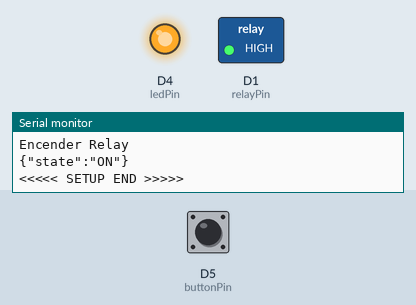
A program run on a simulated ESP8266 (Wemos D1 mini). Parts: switched loads named in the program (green lamp = pin HIGH), output pins drawn as LEDs (lit = HIGH), the last lines printed to the serial monitor. Inputs (shaded band) come from the test bench; at power-on: D5 (buttonPin) HIGH. WiFi joins after 1.5 s; servers stay silent unless stated; no MQTT or app messages arrive unless stated.

Above: at 2.7 s.
2.8 s: D5 (buttonPin) pulled LOW for 0.15 s
At 4.0 s:
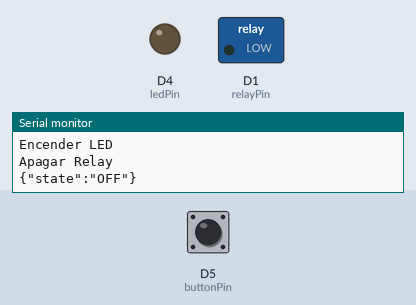
7.4 s: D5 (buttonPin) pulled LOW for 1 s
At 8.7 s:
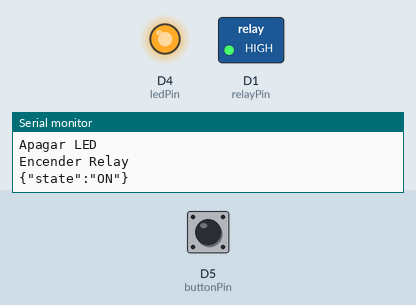
9.9 s: D5 (buttonPin) pulled LOW for 3.2 s
At 10.6 s:
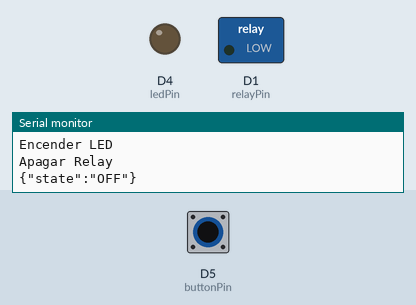
Timing chart, 0 to 12.9 s (numbered marks = the images above; inputs shaded):
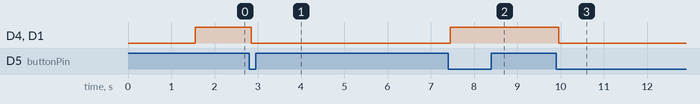

The program:

main.cpp
```cpp
#include <Arduino.h>

#include <ESP8266WiFi.h>
#include <PubSubClient.h>

IPAddress broker(192, 168, 2, 101); // Casa

const int relayPin = D1;
const int ledPin = D4;
const int buttonPin = D5;
const int LDRPin = A0;

const char* ssid     = "Papillon"; //Naviter"; //
const char* password = "70445312"; //N4v1t3rWIFI2015"; //

const char* devID = "Lamp1";
// const char* devUS = "dev02";
// const char* devPW = "dev02";

const char* devTopic = "PapillonIoT/Lamp1/+";

const unsigned long debounceDelay = 50;    // the debounce time; increase if the output flickers

const int thresholdLDR = 700; // Light level to turn on Lamp
const int delayLDR = 200; //ms

int status = WL_IDLE_STATUS;   // the Wifi radio's status

// Initialize the Ethernet client object
WiFiClient WIFIclient;

PubSubClient client(WIFIclient);

bool estadoLampara = true;
bool viejoEstadoLampara = true;
bool forzarEstado = false;
int buttonState;             // the current reading from the input pin
int lastButtonState = LOW;   // the previous reading from the input pin
unsigned long lastDebounceTime = 0;  // the last time the output pin was toggled

/////////////////////////////////////
//
// CUSTOM HW FUNCITONS
//
/////////////////////////////////////

void controlLED (bool OnOff)
{
  if (OnOff) {
    Serial.println("Encender LED");
    digitalWrite(LED_BUILTIN, LOW);   // turn the LED on (LOW is the voltage level)
  }
  else {
    Serial.println("Apagar LED");
    digitalWrite(LED_BUILTIN, HIGH);   // turn the LED off (HIGH is the voltage level)
  }
}

void controlRelay (bool OnOff)
{
  if (OnOff) {
    Serial.println("Encender Relay");
    digitalWrite(relayPin, HIGH);   // turn the RELAY on (HIGH is the voltage level)
  }
  else {
    Serial.println("Apagar Relay");
    digitalWrite(relayPin, LOW);   // turn the RELAY off (LOW is the voltage level)
  }
}

void controlLampara (bool OnOff)
{
  estadoLampara = OnOff;

  if (OnOff) {
    Serial.println("Encender Lampara");
    controlLED(false);
    controlRelay(true);
  }
  else {
    Serial.println("Apagar Lampara");
    controlLED(true);
    controlRelay(false);
  }
}

void controlButton()
{
  // read the state of the switch into a local variable:
  int reading = digitalRead(buttonPin);

  // check to see if you just pressed the button
  // (i.e. the input went from LOW to HIGH), and you've waited long enough
  // since the last press to ignore any noise:

  // If the switch changed, due to noise or pressing:
  if (reading != lastButtonState) {
    // reset the debouncing timer
    lastDebounceTime = millis();
  }

  if ((millis() - lastDebounceTime) > debounceDelay) {
    // whatever the reading is at, it's been there for longer than the debounce
    // delay, so take it as the actual current state:

    // if the button state has changed:
    if (reading != buttonState) {
      buttonState = reading;

      // only toggle the LED if the new button state is HIGH
      if (buttonState == LOW) {
        estadoLampara = !estadoLampara;
      }
    }
  }

  // save the reading. Next time through the loop, it'll be the lastButtonState:
  lastButtonState = reading;
}

void controlLDR()
{
  if (forzarEstado) {
    // We terminate here
    return;
  }

  int sensorValue = analogRead(LDRPin);

  if (estadoLampara && sensorValue < thresholdLDR) {
    // Hay luz, apagamos
    estadoLampara = false;
  } else if (!estadoLampara && sensorValue >= thresholdLDR) {
    // No hay luz, encendemos
    estadoLampara = true;
  }

  delay(delayLDR);
}

void updateLampara()
{
  // Read analog
//  controlLDR();

  // Read button
  controlButton();

}


/////////////////////////////////////
//
// MQTT FUNCTIONS
//
/////////////////////////////////////

//print any message received for subscribed topic
void callback(char* topic, byte* payload, unsigned int length) {
  String sTopic = topic;
  String sCommand = sTopic.substring(sTopic.lastIndexOf("/") + 1);

  Serial.print("Message arrived [");
  Serial.print(topic);
  Serial.print("] ");

  String sPayload = "";
  for (unsigned int i=0; i < length; i++) {
    sPayload += (char)payload[i];
  }
  Serial.println(sPayload);

  Serial.println("Command: " + sCommand);

  if (sCommand == "set") {
      if (sPayload == "ON") {
        controlLampara(true);
      } else {
        controlLampara(false);
      }
  }

/*
  if (sCommand == "ledoff") {
      if (sPayload == "ON") {
        controlLED(true);
      } else {
        controlLED(false);
      }
  } else if (sCommand == "relay") {
      forzarEstado = true;
      if (sPayload == "ON") {
        estadoLampara = true;
      } else {
        estadoLampara = false;
      }
  } else if (sCommand == "cmd1off") {
    Serial.println("Comando 1, Payload: " + sPayload);
    controlLED(true);
    delay(100);
    controlLED(false);
    digitalWrite(LED_BUILTIN, HIGH);   // turn the LED on (HIGH is the voltage level)
  } else if (sCommand == "cmd2off") {
    Serial.println("Comando 2, Payload: " + sPayload);
    controlLED(true);
    delay(100);
    controlLED(false);
    delay(200);
    controlLED(true);
    delay(100);
    controlLED(false);
  } else if (sCommand == "cmd3off") {
    Serial.println("Comando 3, Payload: " + sPayload);
    controlLED(true);
    delay(100);
    controlLED(false);
    delay(200);
    controlLED(true);
    delay(100);
    controlLED(false);
    delay(200);
    controlLED(true);
    delay(100);
    controlLED(false);
  } else {
      Serial.println("Invalid command!");
  }
*/
}

bool mqttReconnect() {
  int tries = 0;
  // Loop until we're reconnected
  while (!client.connected() && (tries < 10)) {
    Serial.print("Attempting MQTT connection...");
    // Attempt to connect, just a name to identify the client
    if (client.connect(devID)) { //}, devUS, devPW)) {
      Serial.println("connected");
      // ... and resubscribe
      client.subscribe(devTopic);
    } else {
      Serial.print("failed, rc=");
      Serial.print(client.state());
      Serial.println(" try again in 3 seconds");
      // Wait 5 seconds before retrying
      delay(3000);
      tries++;
    }
  }
  if (tries == 10) {
    Serial.println("Too many trials, no MQTT connection was possible");
    return false;
  } else {
    return true;
  }
}

bool connectNetwork(bool outDebug = true) {
  int tries = 0;

  if (outDebug) Serial.println("Trying Main WiFi");
  while ((WiFi.status() != WL_CONNECTED) && (tries < 10)) {
    delay(500);
    if (outDebug) Serial.print(".");
    tries++;
  }
  if (outDebug) Serial.println();

  if (tries == 10) {
    Serial.println("Too many trials, no WiFi connection was possible");
    return false;
  } else {
    if (outDebug) Serial.println("WiFi connected");
    if (outDebug) Serial.println("IP address: ");
    if (outDebug) Serial.println(WiFi.localIP());

    return mqttReconnect();
  }
}

void notificarBroker(bool OnOff) {
  String payload = "{\"state\":";
  if (OnOff)
    payload += "\"ON\"";
  else
    payload += "\"OFF\"";
  payload += "}";

  Serial.println(payload);

  client.publish("PapillonIoT/Lamp1/status", (char*) payload.c_str());

}

/////////////////////////////////////
//
// Setup board
//
/////////////////////////////////////

void setup() {
  // initialize serial for debugging
  Serial.begin(115200);
  Serial.println("<<<<< SETUP START >>>>>");
  // initialize WiFi
  WiFi.mode(WIFI_STA);
  WiFi.begin(ssid, password);

  // configure MQTT server
  client.setServer(broker, 1883);
  client.setCallback(callback);

  if (connectNetwork()) {
    Serial.println("Network OK");
  } else {
    Serial.println("Network Problem. We will try again in Loop");
  }

  // Set Relay
  pinMode(relayPin, OUTPUT);

  // initialize digital pin LED_BUILTIN as an output.
  pinMode(ledPin, OUTPUT);

  // Set Button
  pinMode(buttonPin, INPUT_PULLUP);

  // Estado inicial
  controlLampara(estadoLampara);
  notificarBroker(estadoLampara);
  Serial.println("<<<<< SETUP END >>>>>");
}

/////////////////////////////////////
//
// Process loop
//
/////////////////////////////////////

void loop() {
  viejoEstadoLampara = estadoLampara;

  if (connectNetwork(false)) {
    // Serial.println("Loop with Network OK");
    client.loop();
  } else {
    Serial.println("Loop with Network Problem. We will try again in next Loop");
  }

  // Update Lampara Status and sensors
  updateLampara();

  // Check new status
  if (estadoLampara != viejoEstadoLampara) {
     // set the Lampara:
    controlLampara(estadoLampara);
    notificarBroker(estadoLampara);
  }

}
```

Measured:
- after the input at 2.8 s, D4 (ledPin), D1 (relayPin): HIGH → LOW after 0.05 s
- after the input at 7.4 s, D4 (ledPin), D1 (relayPin): LOW → HIGH after 0.05 s
- after the input at 9.9 s, D4 (ledPin), D1 (relayPin): HIGH → LOW after 0.05 s
